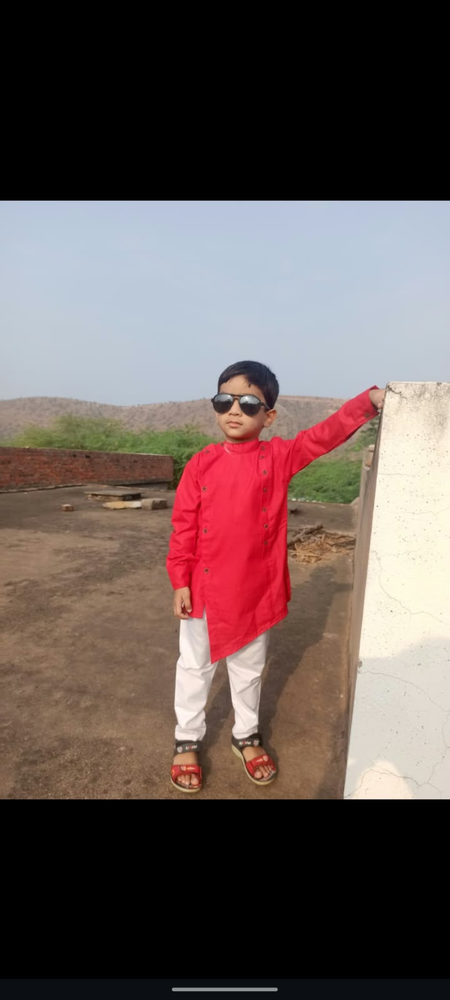
#> input picture bigger_image.png, 450 x 1000 px, shrunk from 1080 x 2400 before the run
$ python 37.py
#> lines starting #> are read from the running program, lines starting #| are printed output that depends on the picture; after the words box and inside, x2 and y2 are one past the last pixel; in counts of white or black regions, pixels touching at a corner belong together
import cv2
from tkinter import Tk, filedialog
import numpy as np

root = Tk()
root.withdraw()

path = filedialog.askopenfilename(
    filetypes=[("Images", "*.jpg *.png *.jpeg")]
)
#> the answer given: ../bigger_image.png

img = cv2.imread(path)
#> img is the input picture: shape (1000, 450, 3); mean B, G, R 86.2, 88.7, 103.6

if img is None:
    print("Image not found!")
else:
    hsv = cv2.cvtColor(img, cv2.COLOR_BGR2HSV)
#> hsv: shape (1000, 450, 3); mean H, S, V 38.5, 47.4, 109.1

    lower = np.array([0, 40, 40])
    upper = np.array([20, 255, 255])

    mask = cv2.inRange(hsv, lower, upper)
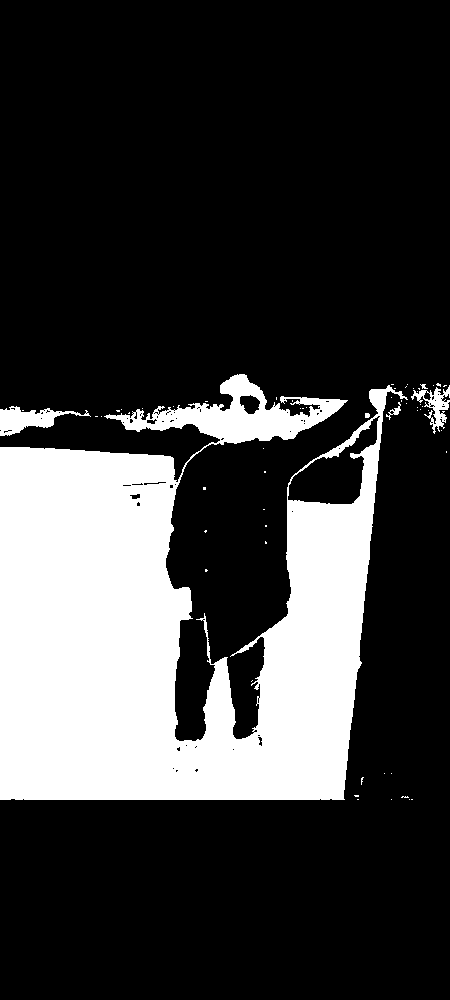
#> mask: shape (1000, 450); 23.4% white; 59 white regions (53 under 20 px), largest, box (x1, y1, x2, y2) and area: (0, 374, 408, 800) 103147, (0, 406, 91, 436) 1178, (411, 385, 450, 434) 667, (386, 402, 401, 420) 75, (365, 413, 370, 418) 23, (420, 384, 428, 389) 21

    result = cv2.bitwise_and(img, img, mask=mask)
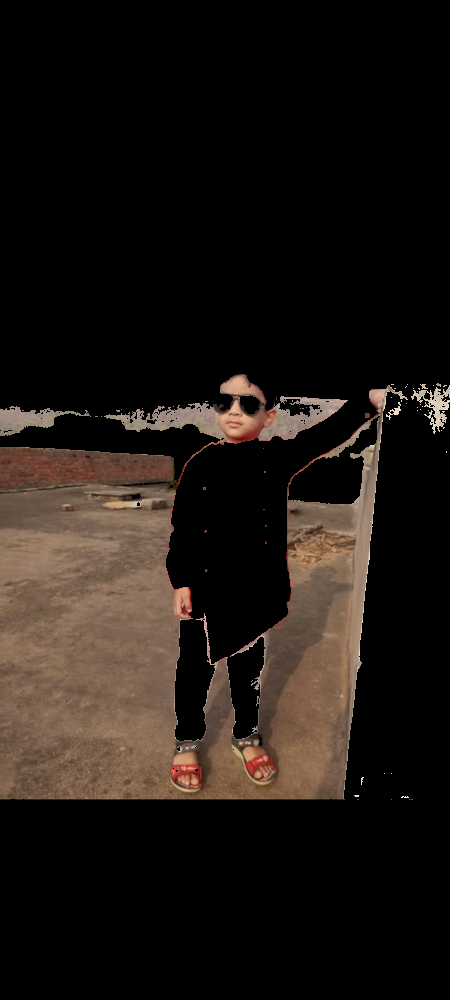
#> result: shape (1000, 450, 3); mean B, G, R 19.4, 23.9, 30.4

    cv2.imshow("Original Image", img)
    cv2.imshow("Foreground", result)

    cv2.waitKey(0)
    cv2.destroyAllWindows()

$ run again, on color_histogram.png
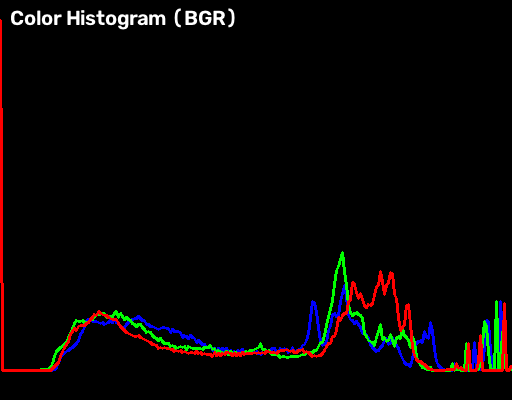
#> input picture color_histogram.png, 512 x 400 px
#> img is the input picture: shape (400, 512, 3); mean B, G, R 4.4, 4.9, 6.8
#> hsv: shape (400, 512, 3); mean H, S, V 2, 10.7, 12.5
#> `mask = cv2.inRange(hsv, lower, upper)`:
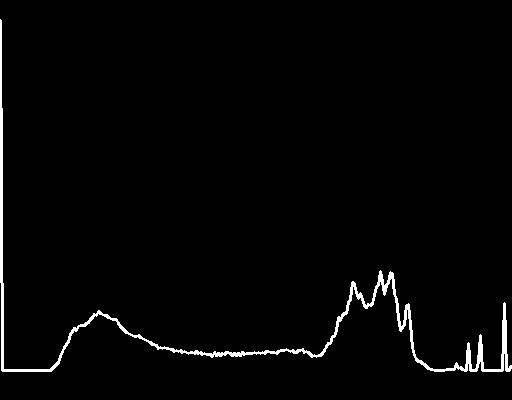
#> mask: shape (400, 512); 2% white; 1 white region, box (x1, y1, x2, y2) and area: (0, 19, 512, 372) 4029
#> `result = cv2.bitwise_and(img, img, mask=mask)`:
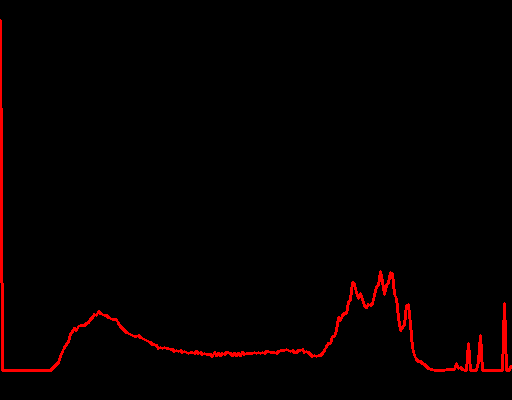
#> result: shape (400, 512, 3); mean B, G, R 0, 0, 5
